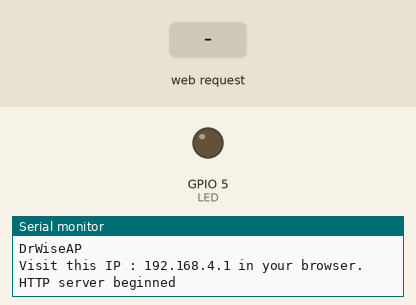
This sketch was run on a simulated ESP8266 (NodeMCU). Parts: output pins drawn as LEDs (lit = HIGH), the last lines printed to the serial monitor. The test bench sets the inputs (shaded band).

Above: at 2.2 s.
2.3 s: HTTP request GET /LEDOn received
At 3.2 s:
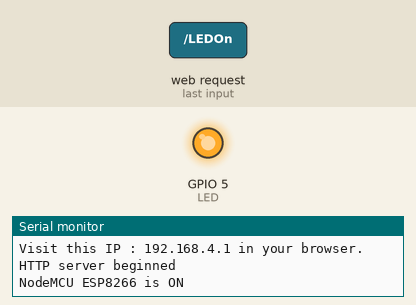
3.8 s: HTTP request GET /LEDOff received
At 4.3 s:
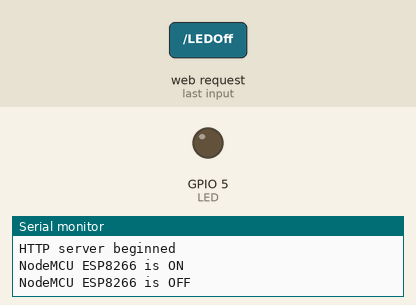
Timing chart, 0 to 6.8 s (numbered marks = the images above; inputs shaded):
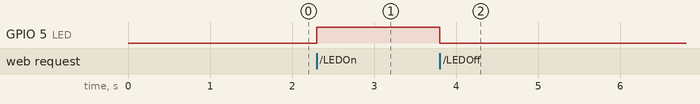

Measured:
- after the input at 2.3 s, GPIO 5 (LED): LOW → HIGH at once
- after the input at 3.8 s, GPIO 5 (LED): HIGH → LOW at once

The sketch:

AccessPoint.ino
```cpp
#include <ESP8266WebServer.h>
#include <ESP8266WiFi.h>
#include <WiFiClient.h>

ESP8266WebServer server(80);

//Make my own wifi name and password as access point
const char *ssid = "DrWiseAP";
const char *access_key = "myAccess2021";

#define LED 5
int statusLED = LOW; //status of LED whenever power is given to NODEMCU

//---------------Declaring constants to make the page to be visited.---------------
const String HtmlHtml = "<html> <head> <meta name=\"viewport\" content=\"width=device-width, initial-scale=1\" /> </head> </html>";
const String HtmlTitle = "<h1>Control LED Using NodeMCU WiFi Access Point on Menya IoT kit</h1><br />\n";
const String HtmlLedStateLow = "<big>LED is now <b>OFF</b> </big><br /><br />\n";
const String HtmlLedStateHigh = "<big>LED is now <b>ON</b> </big><br /><br />\n";
const String HtmlButtons = "<a href=\"LEDOn\"><button style=\"background-color:green; color:white; width:20%; height:5%;\">ON</button></a>\n"
                            "<a href=\"LEDOff\"><button style=\"background-color:red; color:white; width:20%; height:5%;\">OFF</button></a><br />";
const String HtmlHtmlClose = "</html>";
//----------------------------------------------------------------------------------

void setup() {
  delay(1000);
  Serial.begin(115200);
  Serial.println();
  Serial.println("Testing: ");

  WiFi.softAP(ssid, access_key); //Make the device a hotspot or access point

  IPAddress apip = WiFi.softAPIP(); //Get the IP of the server
  Serial.println("Connect your wifi laptop/mobile phone to this NodeMCU Access Point : ");
  Serial.println(ssid);
  Serial.print("Visit this IP : ");
  Serial.print(apip); //Prints the IP address of the server to be visited in the Serial Monitor
  Serial.println(" in your browser.");

  server.on("/", response);
  server.on("/LEDOn", handleLedOn);
  server.on("/LEDOff", handleLedOff);

  server.begin(); //Starts the server
  Serial.println("HTTP server beginned");

  pinMode(LED, OUTPUT);
  digitalWrite(LED, statusLED);
}

//Function to turn on the LED
void handleLedOn(){
  statusLED = HIGH; //condition to make the LED turn on
  digitalWrite(LED, statusLED);
  Serial.println("NodeMCU ESP8266 is ON");
  response();
}

//Function to turn of the LED
void handleLedOff(){
  statusLED = LOW;
  digitalWrite(LED, statusLED);
  Serial.println("NodeMCU ESP8266 is OFF");
  response();
}

//Function to handle each client making request
void response(){
  String htmlRes = HtmlHtml + HtmlTitle; //initial web page
  if(statusLED == HIGH){
    htmlRes += HtmlLedStateHigh; // displays the htmlRes initial + the status "LED is OFF" and saves both the result back in htmlRes.
  }else{
    htmlRes += HtmlLedStateLow; // displays the htmlRes initial + the status "LED is ON" and saves the result back in the htmlRes.
  }

  htmlRes += HtmlButtons;
  htmlRes += HtmlHtmlClose;

  server.send(200, "text/html", htmlRes);
}

void loop() {
  server.handleClient(); //call this when you make a request by inserting the IP in the browser.
}
```
